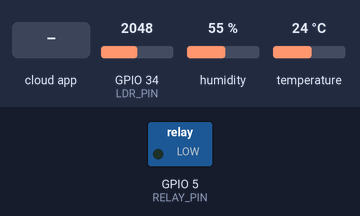
The sketch below on a simulated ESP32. On the bench: switched loads named in the sketch (green lamp = pin HIGH). The test bench sets the inputs (shaded band); at power-on: humidity 55 %, GPIO 34 (LDR_PIN) = 2048, temperature 24 °C. WiFi joins after 1.5 s; servers stay silent unless stated; the Firebase database answers and starts empty; what the sketch prints to the serial monitor is not drawn.

Above: at 2.8 s.
2.9 s: the phone or cloud app sets mode to MANUAL
8.1 s: the phone or cloud app sets bulb to ON
At 9.1 s:
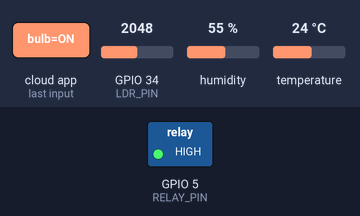
9.8 s: the phone or cloud app sets bulb to MANUAL
At 11.2 s:
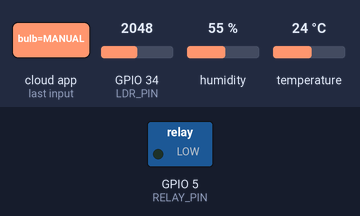
17.2 s: the phone or cloud app sets mode to ON
23.8 s: the phone or cloud app sets mode to AUTO
30.2 s: humidity set to 68 %
33.4 s: humidity set to 71 %
At 36.3 s:
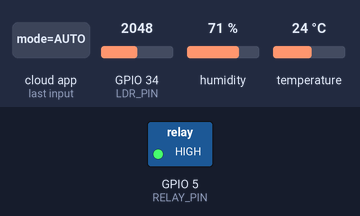
Timing chart, 0 to 37.8 s (numbered marks = the images above; inputs shaded):
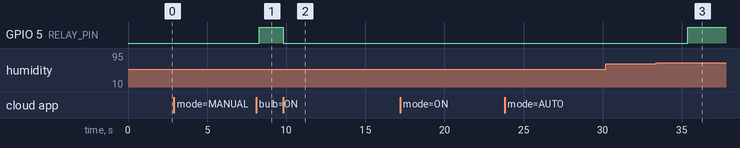

The sketch:

Firebase-IoT-Environment-Monitor.ino
```cpp
/*
 * 🌐 Firebase IoT Environment Monitor (Task 5)
 *
 * Hardware:
 * - ESP32
 * - DHT11 (GPIO 4)
 * - LDR (GPIO 34)
 * - 2-Channel Relay (GPIO 5)
 *
 * IMPORTANT: Use placeholders for credentials.
 */

#include <WiFi.h>
#include <FirebaseESP32.h>
#include "DHT.h"

// -------------------------
// Credentials (Placeholders)
// -------------------------
#define WIFI_SSID "YOUR_WIFI_NAME"
#define WIFI_PASSWORD "YOUR_WIFI_PASSWORD"
#define FIREBASE_HOST "YOUR_FIREBASE_PROJECT_ID.firebaseio.com"
#define FIREBASE_AUTH "YOUR_FIREBASE_DATABASE_SECRET"
// For Firebase Authentication:
#define USER_EMAIL "ESP32_ACCOUNT_EMAIL"
#define USER_PASSWORD "ESP32_ACCOUNT_PASSWORD"

// -------------------------
// Pins & Settings
// -------------------------
#define DHTPIN 4
#define DHTTYPE DHT11
#define LDR_PIN 34
#define RELAY_PIN 5

DHT dht(DHTPIN, DHTTYPE);

FirebaseData fbdo;
FirebaseAuth auth;
FirebaseConfig config;

// -------------------------
// Timing Intervals
// -------------------------
unsigned long lastReadTime = 0;
const unsigned long READ_INTERVAL_MS = 3000;

unsigned long lastLogTime = 0;
const unsigned long LOG_INTERVAL_MS = 15000;

// -------------------------
// State Variables
// -------------------------
String currentMode = "AUTO";
bool bulbState = false;
bool autoBulbState = false; // Hysteresis state tracker

void setup() {
  Serial.begin(115200);

  pinMode(LDR_PIN, INPUT);
  pinMode(RELAY_PIN, OUTPUT);
  digitalWrite(RELAY_PIN, LOW); // Default OFF

  dht.begin();

  // Connect Wi-Fi
  Serial.print("Connecting to Wi-Fi");
  WiFi.begin(WIFI_SSID, WIFI_PASSWORD);
  while (WiFi.status() != WL_CONNECTED) {
    delay(500);
    Serial.print(".");
  }
  Serial.println("\nConnected to Wi-Fi");

  // Firebase Setup
  config.host = FIREBASE_HOST;
  config.signer.tokens.legacy_token = FIREBASE_AUTH;

  // Alternative Auth (Email/Password) if using newer Firebase Client
  /*
  config.api_key = "YOUR_WEB_API_KEY";
  auth.user.email = USER_EMAIL;
  auth.user.password = USER_PASSWORD;
  */

  Firebase.begin(&config, &auth);
  Firebase.reconnectWiFi(true);

  // Set initial status
  Firebase.setString(fbdo, "/status/online", "true");

  Serial.println("Firebase Connected & Ready.");
}

void loop() {
  unsigned long currentMillis = millis();

  // Check Control Mode from Firebase continuously
  if (Firebase.getString(fbdo, "/control/mode")) {
    currentMode = fbdo.stringData();
  }
  if (Firebase.getString(fbdo, "/control/bulb")) {
    String bulbCmd = fbdo.stringData();
    if (currentMode == "MANUAL") {
      bulbState = (bulbCmd == "ON");
      digitalWrite(RELAY_PIN, bulbState ? HIGH : LOW);
    }
  }

  // 1. Read Sensors (Every 3s)
  if (currentMillis - lastReadTime >= READ_INTERVAL_MS) {
    lastReadTime = currentMillis;

    float t = dht.readTemperature();
    float h = dht.readHumidity();
    int light = analogRead(LDR_PIN);

    if (isnan(t) || isnan(h)) {
      Serial.println("Failed to read from DHT sensor!");
      return;
    }

    Serial.printf("Temp: %.1f°C | Hum: %.1f%% | LDR: %d | Mode: %s\n", t, h, light, currentMode.c_str());

    // Update live sensors
    Firebase.setFloat(fbdo, "/sensors/temperature", t);
    Firebase.setFloat(fbdo, "/sensors/humidity", h);
    Firebase.setInt(fbdo, "/sensors/light", light);

    // 2. Automation Logic
    if (currentMode == "AUTO") {
      // Trigger ON: Temperature >= 30°C OR Humidity >= 70%
      if (!autoBulbState && (t >= 30.0 || h >= 70.0)) {
        autoBulbState = true;
        bulbState = true;
        digitalWrite(RELAY_PIN, HIGH);
        Firebase.setString(fbdo, "/control/bulb", "ON");
        Serial.println("AUTO Trigger: ON");
      }
      // Trigger OFF: Temperature <= 26°C AND Humidity < 70%
      else if (autoBulbState && (t <= 26.0 && h < 70.0)) {
        autoBulbState = false;
        bulbState = false;
        digitalWrite(RELAY_PIN, LOW);
        Firebase.setString(fbdo, "/control/bulb", "OFF");
        Serial.println("AUTO Trigger: OFF");
      }
    }
  }

  // 3. Historical Logging (Every 15s)
  if (currentMillis - lastLogTime >= LOG_INTERVAL_MS) {
    lastLogTime = currentMillis;

    float t = dht.readTemperature();
    float h = dht.readHumidity();
    int light = analogRead(LDR_PIN);

    if (!isnan(t) && !isnan(h)) {
      // Construct JSON
      FirebaseJson json;
      json.set("temperature", t);
      json.set("humidity", h);
      json.set("light", light);
      json.set("mode", currentMode);
      json.set("bulb", bulbState ? "ON" : "OFF");
      json.set("timestamp", ".sv/timestamp"); // Server timestamp

      if (Firebase.pushJSON(fbdo, "/logs", json)) {
        Serial.println("Log pushed successfully.");
      } else {
        Serial.println("Failed to push log: " + fbdo.errorReason());
      }
    }
  }
}
```

Measured:
- the behaviour switches between 69 and 70 % on humidity (found by bisection; images 2 and 3)
- after the input at 2.9 s, every drawn part: stays the same
- after the input at 8.1 s, GPIO 5 (RELAY_PIN): LOW → HIGH after 0.21 s
- after the input at 9.8 s, GPIO 5 (RELAY_PIN): HIGH → LOW at once
- after the input at 17.2 s, every drawn part: stays the same
- after the input at 23.8 s, every drawn part: stays the same
- after the input at 30.2 s, every drawn part: stays the same
- after the input at 33.4 s, GPIO 5 (RELAY_PIN): LOW → HIGH after 2.0 s
